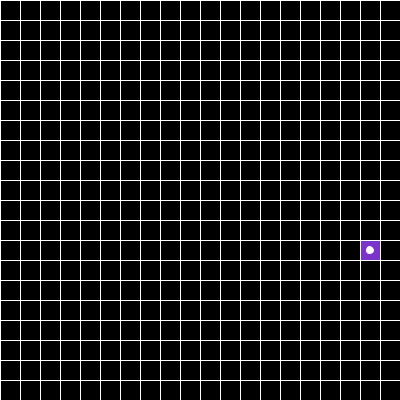
Frame 1 (no input)
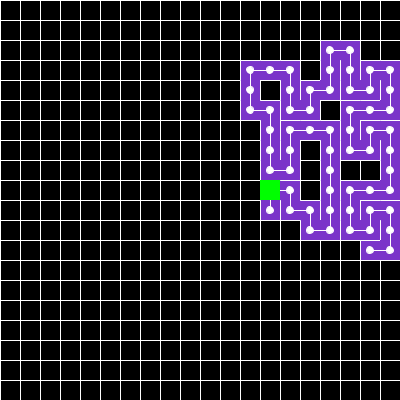
Frame 60 (the mouse pressed at the canvas centre just before this capture)
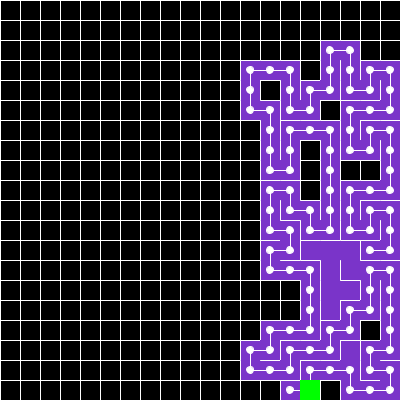
Frame 120 (the mouse held since frame 60 and released just before this capture)

The Processing sketch that drew these frames (run headless with seeded random() and noise(); from frame 60 on, the mouse is pressed at the canvas centre):

// Processing sketch: c010_maze_generator
// ── c010_maze_generator.pde
import java.util.Stack;

float w;
float h;
static int rows = 20;
static int cols = 20;

Cell[] cells;
Stack<Cell> stack;
Cell currentCell;

void setup() {
  size(400, 400);
  
  w = (float)width / cols;
  h = (float)height / rows;
  
  createCells();
  
  stack = new Stack<Cell>();
  chooseFirstCell();
}

void draw() {
  background(0);
  
  showCells();
  markStackCells();
  highligthCurrentCell();
  
  dfs();
}

void createCells() {
  cells = new Cell[rows * cols];
  
  for (int i=0 ; i<rows ; i++) {
    for (int j=0 ; j<cols ; j++){
      cells[i * rows + j] = new Cell(i, j);
    }
  }
}

void chooseFirstCell() {
  // Choose an initial cell, Mark it as visited and push it to the stack
  int index = floor(random(rows * cols));
  Cell firstCell = cells[index];
  
  firstCell.markAsVisited();
  stack.push(firstCell);
}

void dfs() {
  // While the stack is not empty
  if(!stack.isEmpty()) {
    // Pop a cell and mark it as the current cell
    currentCell = stack.pop();
    
    // If the current cell has any unvisited neighbors
    ArrayList<Cell> neighbors = currentCell.getUnvisitedNeighbors(cells);
    if (neighbors.size() == 0)
      return;
    
    // Push the current cell to the stack
    stack.push(currentCell);
    
    // Choose one of the unvisited neighbors
    Cell neighbor = neighbors.get(floor(random(neighbors.size())));
    
    // Remove the wall between the current cell and the chosen cell
    neighbor.removeWall(currentCell);
    currentCell.removeWall(neighbor);
    
    // Mark the chosen cell as visited and push it to the stack 
    neighbor.markAsVisited();
    stack.push(neighbor);
  }
}

void showCells() {
  for (Cell cell : cells) {
    if (cell.isVisited())
      cell.drawBackground(new PVector(122, 52, 201));
      
    cell.drawWalls();
  }
}

void markStackCells() {
  float prevX = -1;
  float prevY = -1;
  
  for (Cell cell : stack) {
    float x = w * (cell.j + 0.5);
    float y = h * (cell.i + 0.5);
    
    fill(255);
    ellipse(x, y, w/3, h/3);
    
    if (prevX != -1 && prevY != -1) {
      line(x, y, prevX, prevY);
    }
    
    prevX = x;
    prevY = y;
  }
}

void highligthCurrentCell() {
  if (currentCell != null)
    currentCell.drawBackground(new PVector(0, 255, 0));
}

// ── cell.pde
import java.util.Arrays;

class Cell {
  public int i;
  public int j;
  private boolean[] walls;
  private boolean visited;
  
  Cell(int i, int j) {
    this.i = i;
    this.j = j;
    
    // Top, Right, Bottom, Left
    walls = new boolean[] {true, true, true, true};
    visited = false;
  }
  
  public void drawBackground(PVector c) {
    noStroke();
    fill(c.x, c.y, c.z);
    rect(j * w, i * h, w, h);
  }
  
  public void drawWalls() {
    float x = j * w;
    float y = i * h;
    
    stroke(255);
    if (walls[0]) line(x    , y,     x + w, y);
    if (walls[1]) line(x + w, y,     x + w, y + h);
    if (walls[2]) line(x,     y + h, x + w, y + h);
    if (walls[3]) line(x    , y,     x    , y + h);
  }
  
  public void markAsVisited() {
    visited = true;
  }
  
  public boolean isVisited() {
    return visited;
  }
  
  public int getIndex(int row, int col) {
    if (row < 0 || col < 0 || row >= rows || col >= cols)
      return -1;
      
    return row * cols + col;
  }
  
  public ArrayList<Cell> getUnvisitedNeighbors(Cell[] grid) {
    ArrayList<Cell> neighbors = new ArrayList<Cell>();
    
    int[] indexes = new int[4];
    
    indexes[0] = getIndex(i + 1, j);
    indexes[1] = getIndex(i    , j + 1);
    indexes[2] = getIndex(i - 1, j);
    indexes[3] = getIndex(i    , j - 1);
    
    for (int index : indexes) {
      if (index == -1)
        continue;
      
      Cell cell = grid[index];
      if (!cell.isVisited())
        neighbors.add(cell);
    }
    
    return neighbors;
  }
  
  public void removeWall(Cell neighbor) {
    int iDiff = neighbor.i - i;
    int jDiff = neighbor.j - j;
    
    // Check if they are neighbors
    if (abs(iDiff) + abs(jDiff) != 1)
      return;
    
    // Top
    if (iDiff == -1)
      walls[0] = false;
    // Right
    else if(jDiff == 1)
      walls[1] = false;
    // Bottom
    else if(iDiff == 1)
      walls[2] = false;
    // Left
    else
      walls[3] = false; 
  }
  
  public boolean isNeighbor(Cell cell) {
    return abs((cell.i + cell.j) - (i + j)) == 1;
  }
}
